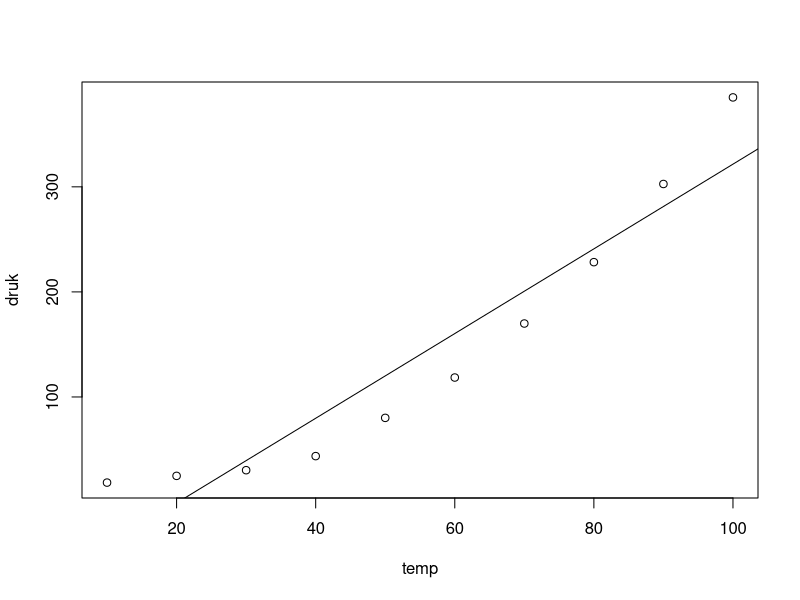
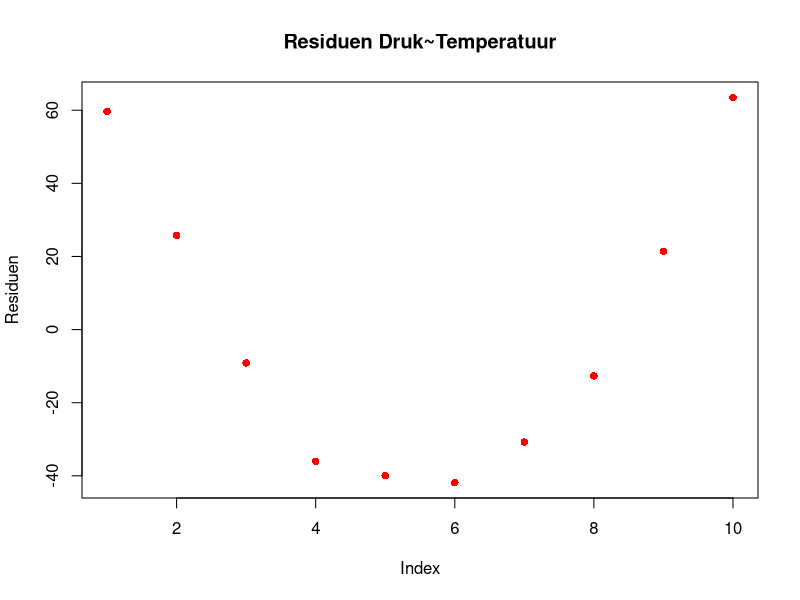
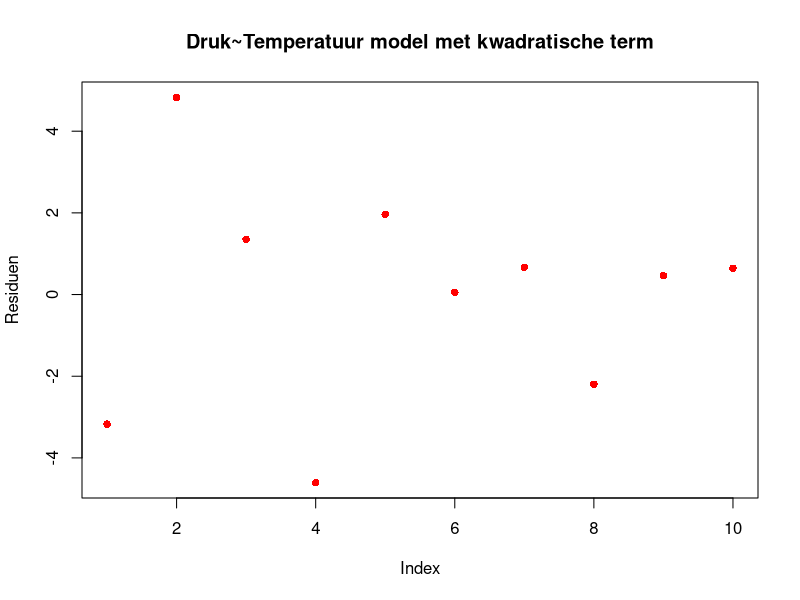

These figures' R source, in order:
## ---- chunk 1
#| label: fig-druktemp-data
#| fig-cap: "Relatie Druk - Temperatuur"

druktemp <- data.frame(temp = seq(from = 10, to = 100, by = 10), 
					   druk = c(18.5, 24.9, 30.3, 43.7, 80.1, 118.5, 169.9, 228.3, 302.7,385.1))
# lineair model
model1 <- lm(druk ~ temp, data = druktemp)
# Spreidingsdiagram met regressielijn
plot(druk ~ temp, data = druktemp)
abline(reg = model1)
summary(model1) # samenvatting model
## ---- chunk 2
#| label: fig-druktemp-model1-residu
#| fig-cap: "Residuen bij het lineair model druk-temperatuur."
plot(model1$residuals, pch = 16, col = "red", 
	 main = "Residuen Druk~Temperatuur", ylab = "Residuen")
## ---- chunk 3
#| label: druktemp-model2
model2 <- lm(druk ~ temp + I(temp^2),  data = druktemp)
summary(model2)
## ---- chunk 4
#| label: fig-druktemp-model2-residu
#| fig-cap: "Residuen bij lineair model Lengte~Leeftijd waaraan een kwadratische term is toegevoegd."
plot(model2$residuals, pch = 16, col = "red", 
	 main = "Druk~Temperatuur model met kwadratische term", ylab = "Residuen")
